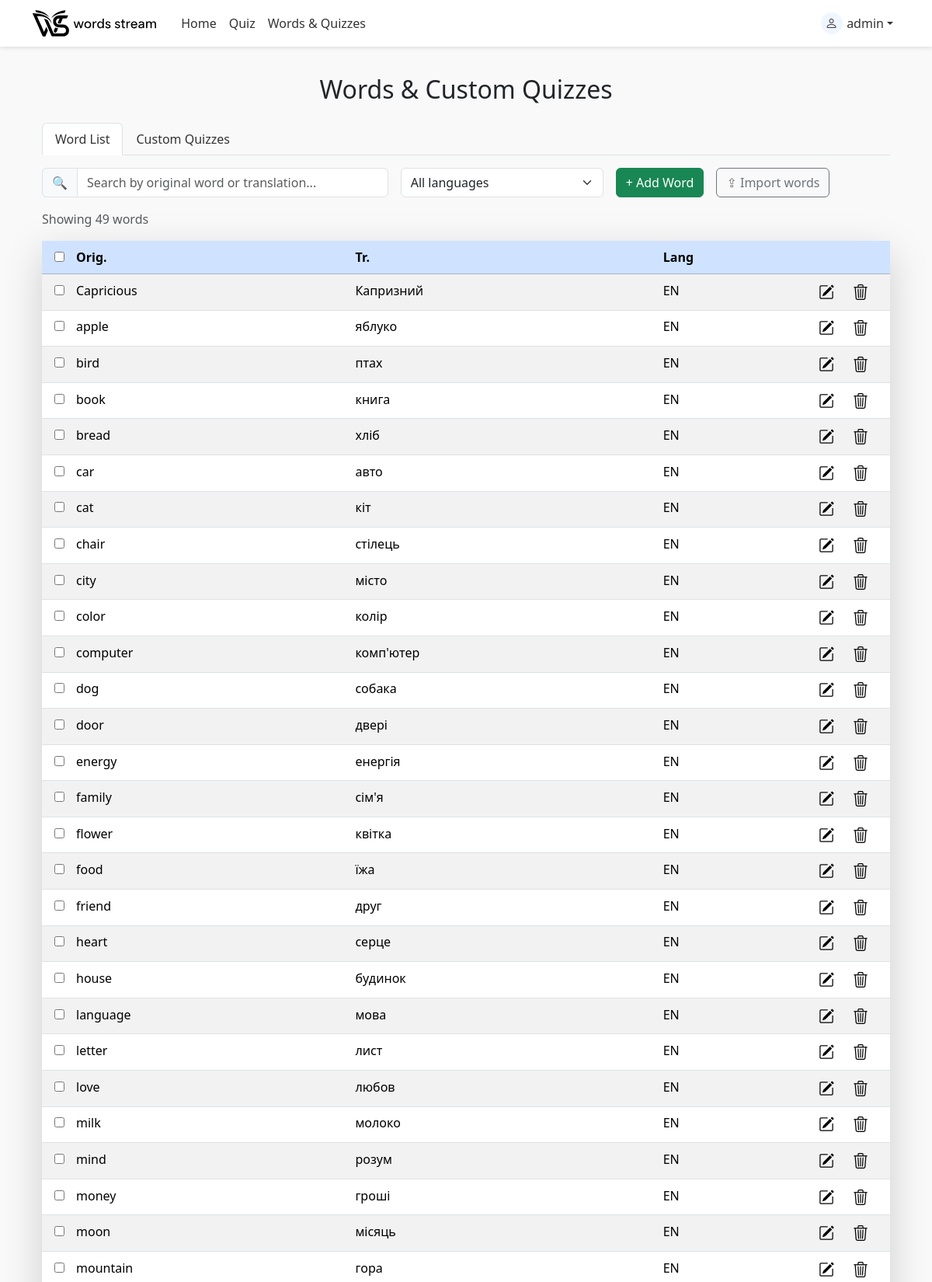
Page /word_list/ (signed in, upper part) on the committed database.
### quiz/models.py (models this page shows, shortened)
class Word(models.Model):
    LANGUAGE_CHOICES = [
        ("de", "German"),
        ("en", "English"),
        ("uk", "Ukrainian"),
        ("pl", "Polish"),
        ("fr", "French"),
        ("es", "Spanish"),
    ]
    owner = models.ForeignKey(
        User,
        on_delete=models.CASCADE,
        related_name="words",
        null=True,      # temporary so old rows are allowed
        blank=True,     # same
    )
    original_word = models.CharField(max_length=100)
    translation = models.CharField(max_length=100)
    language = models.CharField(
        max_length=5,
        choices=LANGUAGE_CHOICES,
        default="de",
    )
    times_quizzed = models.IntegerField(default=0)
    correct_answers = models.IntegerField(default=0)
    timeout = models.IntegerField(default=0)
    class Meta:
        unique_together = ("owner", "original_word", "language")

### quiz/views.py (the view, shortened to what this page needs)
# urls.py: path('word_list/', views.word_list, name='word_list'),
@login_required
def word_list(request):
    query = request.GET.get('q', '').strip()
    language = request.GET.get('language', '').strip()
    qs = Word.objects.filter(owner=request.user).order_by('original_word')
    if language:
        qs = qs.filter(language=language)
    all_words = list(qs)
    if query:
        q = query.casefold()
        words = [
            w for w in all_words
            if q in (w.original_word or "").casefold()
               or q in (w.translation or "").casefold()
        ]
    else:
        words = all_words
    custom_quizzes = CustomQuiz.objects.filter(owner=request.user)
    return render(
        request,
        'quiz/words_and_quizzes.html',
        {
            'words': words,
            'query': query,
            'custom_quizzes': custom_quizzes,
            'language_choices': Word.LANGUAGE_CHOICES,
            'selected_language': language,
        }
    )

### quiz/templates/quiz/words_and_quizzes.html (shortened to what this page needs)
{% extends "base.html" %}
{% load static %}
{% block content %}
<div class="container mt-1">
  <h2 class="mb-4 text-center">Words &amp; Custom Quizzes</h2>
  <ul class="nav nav-tabs mb-3" id="listTabs" role="tablist">
    <li class="nav-item" role="presentation">
      <button
        class="nav-link active"
        id="words-tab"
        data-bs-toggle="tab"
        data-bs-target="#words-pane"
        type="button"
        role="tab"
        aria-controls="words-pane"
        aria-selected="true">
        Word List
      </button>
    </li>
    <li class="nav-item" role="presentation">
      <button
        class="nav-link"
        id="quizzes-tab"
        data-bs-toggle="tab"
        data-bs-target="#quizzes-pane"
        type="button"
        role="tab"
        aria-controls="quizzes-pane"
        aria-selected="false">
        Custom Quizzes
      </button>
    </li>
  </ul>
  <div class="tab-content" id="listTabsContent">
    {% include "quiz/partials/words/_words_tab.html" %}
  </div>
</div>
{% endblock %}

### quiz/templates/base.html (shortened to what this page needs)
{% load static %}
<!DOCTYPE html>
<html lang="en">
<head>
    <link rel="stylesheet"
          href="https://cdn.jsdelivr.net/npm/bootstrap@5.3.3/dist/css/bootstrap.min.css">
    <link rel="stylesheet"
          href="https://cdn.jsdelivr.net/npm/bootstrap-icons@1.11.3/font/bootstrap-icons.css">
</head>
<body>
    <nav class="navbar navbar-expand-lg">
        <div class="container">
            <a class="navbar-brand d-flex align-items-center" href="{% url 'quiz:index' %}">
                <img src="{% static 'quiz/images/logo.svg' %}"
                     alt=""
                     height="34"
                     class="me-2">
            </a>
            <div class="collapse navbar-collapse" id="navbarNav">
                <ul class="navbar-nav me-auto mb-2 mb-lg-0">
                    <li class="nav-item">
                        <a class="nav-link" href="{% url 'quiz:index' %}">Home</a>
                    </li>
                    <li class="nav-item">
                        <a class="nav-link" href="{% url 'quiz:quiz' %}">Quiz</a>
                    </li>
                    {% if user.is_authenticated %}
                    <li class="nav-item">
                        <a class="nav-link" href="{% url 'quiz:word_list' %}">
                            Words &amp; Quizzes
                        </a>
                    </li>
                    {% endif %}
                </ul>
                <ul class="navbar-nav ms-auto mb-2 mb-lg-0">
                    {% if user.is_authenticated %}
                        <li class="nav-item dropdown">
                            <a class="nav-link dropdown-toggle d-flex align-items-center"
                               href="#" role="button" data-bs-toggle="dropdown"
                               aria-expanded="false">
                                <span class="user-avatar">
                                    <i class="bi bi-person"></i>
                                </span>
                                <span>{{ user.username }}</span>
                            </a>
                        </li>
                    {% endif %}
                </ul>
            </div>
        </div>
    </nav>
    <main class="container">
        {% block content %}
        {% endblock %}
    </main>
</body>
</html>

### quiz/templates/quiz/partials/words/_words_tab.html (shortened to what this page needs)
<div class="tab-pane fade show active"
     id="words-pane"
     role="tabpanel"
     aria-labelledby="words-tab">
  <div class="row g-2 g-md-3 align-items-md-center mb-3">
    <div class="col-12 col-md-5">
      <div class="input-group">
        <span class="input-group-text">🔍</span>
        <input
          type="text"
          id="word-search-input"
          class="form-control"
          placeholder="Search by original word or translation..."
          value="{{ query }}"
        >
      </div>
    </div>
    <div class="col-12 col-md-3">
      <select id="language-filter" class="form-select">
        <option value="">All languages</option>
      </select>
    </div>
    <div class="col-6 col-md-auto">
      <button
        id="add-word-btn"
        type="button"
        class="btn btn-success w-100 w-md-auto"
      >
        + Add Word
      </button>
    </div>
    <div class="col-6 col-md-auto">
      <a
        href="{% url 'quiz:upload_words' %}"
        class="btn btn-outline-secondary w-100 w-md-auto"
      >
        ⇪ Import words
      </a>
    </div>
  </div>
  {% with words|length as word_count %}
    <p class="text-muted mb-3" id="word-count-text">
      Showing
      <span id="word-count-number">{{ word_count }}</span>
      word{% if word_count != 1 %}s{% endif %}
    </p>
  {% endwith %}
  <div class="table-responsive table-wrapper shadow-lg">
    <table class="table table-striped table-hover table-sm table-no-gap mb-0">
      <thead class="table-primary">
        <tr>
          <th class="ps-3" style="width:40px;">
            <input type="checkbox" id="word-select-all">
          </th>
          <th>Orig.</th>
          <th>Tr.</th>
          <th class="d-none d-sm-table-cell">Lang</th>
          <th class="text-center" style="width: 90px;"></th>
        </tr>
      </thead>
      <tbody id="word-table-body">
        {% for word in words %}
          <tr data-id="{{ word.id }}" data-language="{{ word.language }}">
            <td class="ps-3">
              <input type="checkbox" class="word-checkbox">
            </td>
            <td>{{ word.original_word }}</td>
            <td>{{ word.translation }}</td>
            <td class="d-none d-sm-table-cell">{{ word.language|upper }}</td>
            <td class="text-center pe-4">
              <div class="d-flex justify-content-center gap-3">
                <i
                  class="bi bi-pencil-square fs-5 icon-action edit edit-btn"
                  role="button"
                  tabindex="0"
                  title="Edit"
                  aria-label="Edit word"
                ></i>
                <i
                  class="bi bi-trash3 fs-5 icon-action delete delete-btn"
                  role="button"
                  tabindex="0"
                  title="Delete"
                  aria-label="Delete word"
                ></i>
              </div>
            </td>
          </tr>
        {% empty %}
          <tr>
            <td colspan="5" class="text-center text-muted">
              No words found.
            </td>
          </tr>
        {% endfor %}
      </tbody>
    </table>
  </div>
</div>

### quiz/templates/base.html (style rules this page uses)
body { background-color: #f9f9f9; font-family: system-ui, sans-serif; }
main { padding: 2rem 1rem; min-height: 80vh; }
nav.navbar { background-color: #ffffff; box-shadow: 0 2px 5px rgba(0,0,0,0.1); }
.navbar-brand { font-weight: 600; font-size: 1.3rem; }
.nav-link { color: #333 !important; font-weight: 500; }
.user-avatar { width: 28px; height: 28px; border-radius: 50%; background: #0d6efd10; display: inline-flex; align-items: center; justify-content: center; margin-right: 0.35rem; }
.user-avatar i { font-size: 1rem; }
.table td, .table th { padding-top: 0.55rem; padding-bottom: 0.55rem; overflow: hidden; text-overflow: ellipsis; }
.table td { white-space: nowrap; }
.table-no-gap { margin-bottom: 0; }
.icon-action { display: inline-flex; align-items: center; justify-content: center; padding: 4px; margin: 0; border: none; background: transparent; border-radius: 6px; outline: none; cursor: pointer; transition: background-color 0.15s ease, color 0.15s ease, transform 0.15s ease; }

### rows in the picture
Word: original_word "Capricious", translation "Капризний", language "EN"
Word: original_word "apple", translation "яблуко", language "EN"
Word: original_word "bird", translation "птах", language "EN"
Word: original_word "book", translation "книга", language "EN"
Word: original_word "bread", translation "хліб", language "EN"
Word: original_word "car", translation "авто", language "EN"
Word: original_word "cat", translation "кіт", language "EN"
Word: original_word "chair", translation "стілець", language "EN"
Word: original_word "city", translation "місто", language "EN"
Word: original_word "color", translation "колір", language "EN"
Word: original_word "computer", translation "комп'ютер", language "EN"
Word: original_word "dog", translation "собака", language "EN"
Word: original_word "door", translation "двері", language "EN"
Word: original_word "energy", translation "енергія", language "EN"
Word: original_word "family", translation "сім'я", language "EN"
Word: original_word "flower", translation "квітка", language "EN"
Word: original_word "food", translation "їжа", language "EN"
Word: original_word "friend", translation "друг", language "EN"
Word: original_word "heart", translation "серце", language "EN"
Word: original_word "house", translation "будинок", language "EN"
Word: original_word "language", translation "мова", language "EN"
Word: original_word "letter", translation "лист", language "EN"
Word: original_word "love", translation "любов", language "EN"
Word: original_word "milk", translation "молоко", language "EN"
Word: original_word "mind", translation "розум", language "EN"
Word: original_word "money", translation "гроші", language "EN"
Word: original_word "moon", translation "місяць", language "EN"
Word: original_word "mountain", translation "гора", language "EN"

### other values in the picture
{{ user.username }} "admin"
{{ word_count }} "49"
